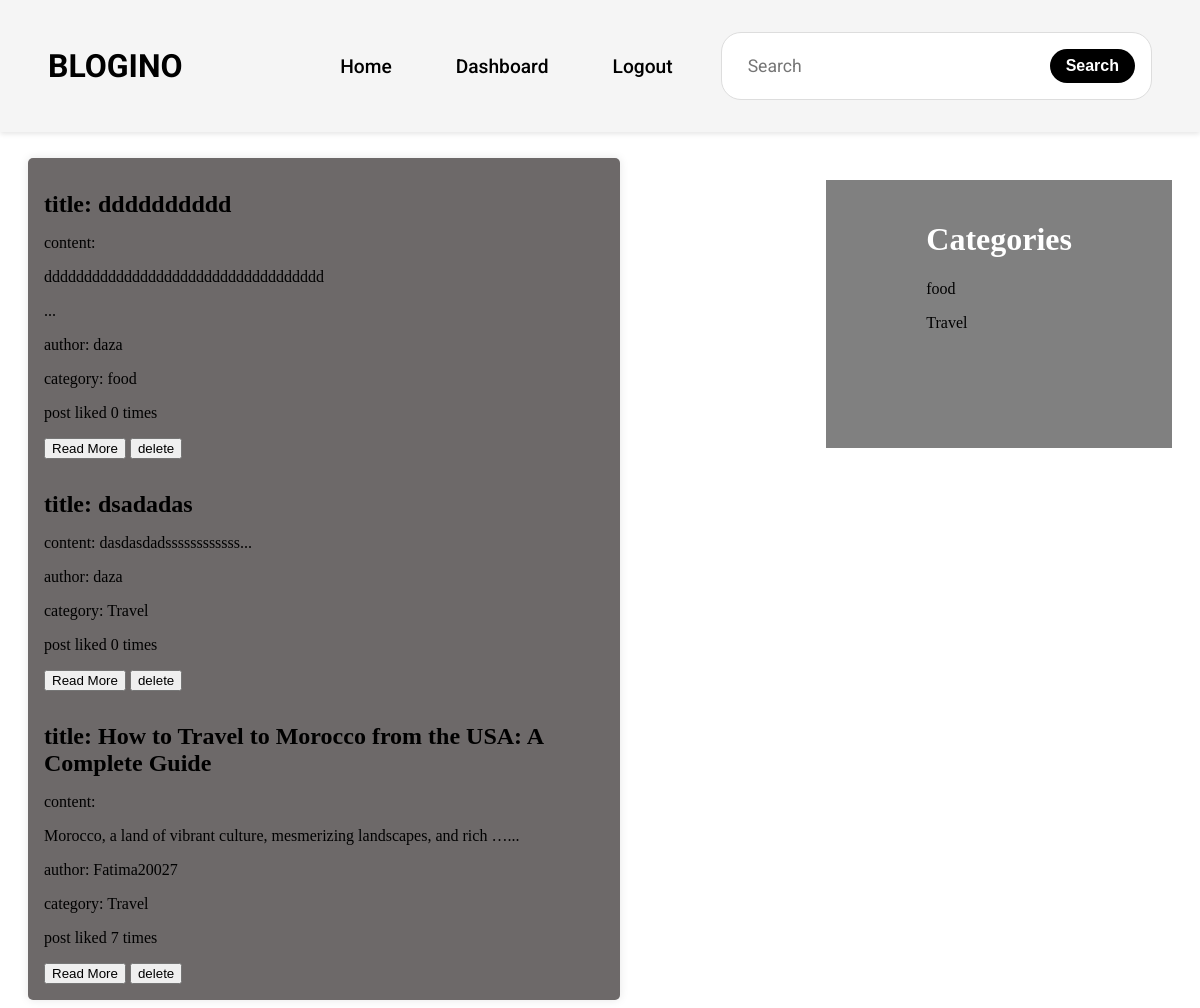
The app's page / (signed in) with its own data.
### landing/models.py (models this page shows, shortened)
class Category(models.Model):
    name = models.CharField(max_length=100)
    def __str__(self):
        return self.name

class Post(models.Model):
    title = models.CharField(max_length=100)
    user = models.ForeignKey(User, on_delete=models.CASCADE)
    content = RichTextField(blank=True, null=True)
    likes = models.PositiveIntegerField(default=0)
    created_at = models.DateTimeField(auto_now_add=True)
    updated_at = models.DateTimeField(auto_now=True)
    category = models.ForeignKey(Category, on_delete=models.CASCADE)

### landing/views.py (the view)
# urls.py: path('', views.index, name='index'),
def index(request):
    categories = Category.objects.all()
    posts = Post.objects.order_by('-created_at')[:4]
    context = {
        'categories': categories,
        'posts': posts,
    }
    return render(request, 'landing/index.html', context)

### templates/landing/index.html (shortened to what this page needs)
{% load static %}
<!DOCTYPE html>
<html lang="en">
<head>
    <link rel="stylesheet" href="{% static 'landing/css/components/menu.css' %}">
    <link rel="stylesheet" href="{% static 'landing/css/components/sidebar.css' %}">
    <link rel="stylesheet" href="{% static 'landing/css/components/posts.css' %}">
    <link href='https://unpkg.com/boxicons@2.1.4/css/boxicons.min.css' rel='stylesheet'>
</head>
<body>
    {% block menu %}
        {% include 'landing/components/menu.html' %}
    {% endblock %}
    {% block category %}
        {% include 'landing/components/sidebar.html' %}
    {% endblock %}
    {% block posts %}
        {% include 'landing/components/posts.html' %}
    {% endblock %}
</body>
</html>

### templates/landing/components/sidebar.html
{% block sidebar %}
    <div class="sidebar">
        <h1 class="sidebar__title">Categories</h1>
        {% for category in categories %}
            <p> <a href="{% url 'landing:category' category.id %}"> {{ category.name }} </a></p>
        {% endfor %}
    </div>
{% endblock %}

### templates/landing/components/posts.html (shortened to what this page needs)
{% block posts %}
    <div class="posts">
        <h1 class="posts__title">Latest Posts</h1>
        <div class="posts__container">
            {% for post in posts %}
                <div class="post">
                    {% if user.is_superuser  %}
                        <h1 class="post__title">title: {{ post.title }}</h1>
                        <p class="post__content">content: {{ post.content|truncatewords:10|safe }}...</p>
                        <p class="post__author">author: {{ post.user }}</p>
                        <p class="post__category">category: {{ post.category }}</p>
                        {% if post.likes == 1 %}
                            <p class="post__category">post liked 1 time</p>
                        {% else %}
                            <p class="post__category">post liked {{ post.likes }} times</p>
                        {% endif %}
                        <button class="post__button"><a href="{% url 'landing:post_detail' post.id %}"> Read More </a></button>
                        <button><a href="{% url 'landing:delete_post' post.id %}">delete</a></button>
                    {% endif %}
                </div>
            {% endfor %}
        </div>
    </div>
{% endblock %}

### static/landing/css/components/menu.css (style rules this page uses)
a { text-decoration: none; color: black; }

### static/landing/css/components/sidebar.css (style rules this page uses)
.sidebar { background-color: gray !important; color: white; float: right; margin-right: 20px; padding: 20px 100px 100px 100px; margin-top: 80px; }

### static/landing/css/components/posts.css (style rules this page uses)
.posts { color: black; margin-left: 20px; width: 50%; margin-top: 100px; }
.posts__container { display: flex; flex-direction: column; gap: 1rem; padding: 1rem; background-color: rgb(109, 105, 105); border-radius: 5px; box-shadow: 0 0 10px rgba(0, 0, 0, 0.1); }
.post .post__title { font-size: 1.5rem; font-weight: bold; width: auto; }

### records on screen
Category: name "food"
Category: name "Travel"
Post: title "dddddddddd", content "ddddddddddddddddddddddddddddddddddd", user "daza", category "food", likes "0"
Post: title "dsadadas", content "dasdasdadssssssssssss", user "daza", category "Travel", likes "0"
Post: title "How to Travel to Morocco from the USA: A Complete Guide", content "Morocco, a land of vibrant culture, mesmerizing landscapes, and rich …", user "Fatima20027", category "Travel", likes "7"
